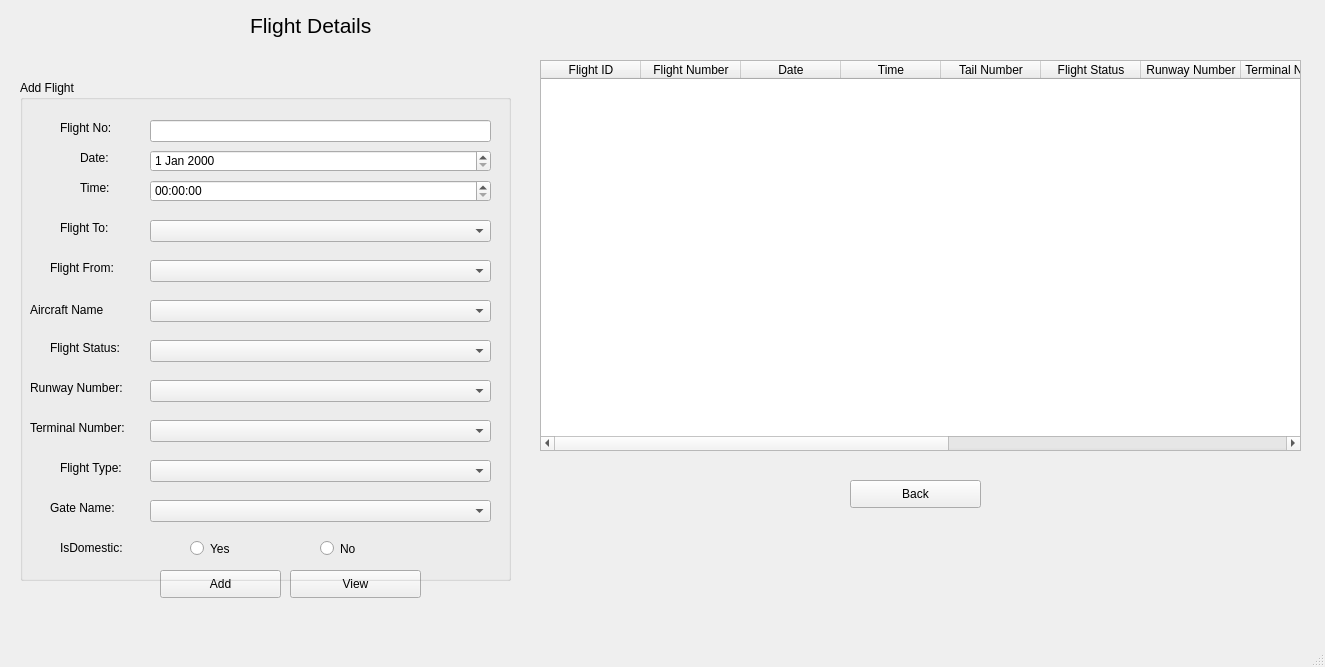
<?xml version="1.0" encoding="UTF-8"?>
<ui version="4.0">
 <class>Flights</class>
 <widget class="QMainWindow" name="Flights">
  <property name="geometry">
   <rect>
    <x>0</x>
    <y>0</y>
    <width>1325</width>
    <height>667</height>
   </rect>
  </property>
  <property name="windowTitle">
   <string>MainWindow</string>
  </property>
  <widget class="QWidget" name="centralwidget">
   <widget class="QPushButton" name="flightBack">
    <property name="geometry">
     <rect>
      <x>850</x>
      <y>480</y>
      <width>131</width>
      <height>28</height>
     </rect>
    </property>
    <property name="font">
     <font>
      <pointsize>9</pointsize>
     </font>
    </property>
    <property name="text">
     <string>Back</string>
    </property>
   </widget>
   <widget class="QPushButton" name="flightAddBtn">
    <property name="geometry">
     <rect>
      <x>160</x>
      <y>570</y>
      <width>121</width>
      <height>28</height>
     </rect>
    </property>
    <property name="font">
     <font>
      <pointsize>9</pointsize>
     </font>
    </property>
    <property name="text">
     <string>Add</string>
    </property>
   </widget>
   <widget class="QLabel" name="label_13">
    <property name="geometry">
     <rect>
      <x>250</x>
      <y>0</y>
      <width>131</width>
      <height>51</height>
     </rect>
    </property>
    <property name="font">
     <font>
      <pointsize>16</pointsize>
     </font>
    </property>
    <property name="text">
     <string>Flight Details</string>
    </property>
   </widget>
   <widget class="QTableWidget" name="FDtable">
    <property name="geometry">
     <rect>
      <x>540</x>
      <y>60</y>
      <width>761</width>
      <height>391</height>
     </rect>
    </property>
    <column>
     <property name="text">
      <string>Flight ID</string>
     </property>
    </column>
    <column>
     <property name="text">
      <string>Flight Number</string>
     </property>
    </column>
    <column>
     <property name="text">
      <string>Date</string>
     </property>
    </column>
    <column>
     <property name="text">
      <string>Time</string>
     </property>
    </column>
    <column>
     <property name="text">
      <string>Tail Number</string>
     </property>
    </column>
    <column>
     <property name="text">
      <string>Flight Status</string>
     </property>
    </column>
    <column>
     <property name="text">
      <string>Runway Number</string>
     </property>
    </column>
    <column>
     <property name="text">
      <string>Terminal Number</string>
     </property>
    </column>
    <column>
     <property name="text">
      <string>Destination</string>
     </property>
    </column>
    <column>
     <property name="text">
      <string>Arrival</string>
     </property>
    </column>
    <column>
     <property name="text">
      <string>Flight Type</string>
     </property>
    </column>
    <column>
     <property name="text">
      <string>Gate Name</string>
     </property>
    </column>
    <column>
     <property name="text">
      <string>Is Domestic</string>
     </property>
    </column>
   </widget>
   <widget class="QPushButton" name="flightView">
    <property name="geometry">
     <rect>
      <x>290</x>
      <y>570</y>
      <width>131</width>
      <height>28</height>
     </rect>
    </property>
    <property name="font">
     <font>
      <pointsize>9</pointsize>
     </font>
    </property>
    <property name="text">
     <string>View</string>
    </property>
   </widget>
   <widget class="QGroupBox" name="groupBox">
    <property name="geometry">
     <rect>
      <x>20</x>
      <y>80</y>
      <width>491</width>
      <height>501</height>
     </rect>
    </property>
    <property name="title">
     <string>Add Flight</string>
    </property>
    <widget class="QLabel" name="label">
     <property name="geometry">
      <rect>
       <x>40</x>
       <y>40</y>
       <width>55</width>
       <height>16</height>
      </rect>
     </property>
     <property name="font">
      <font>
       <pointsize>9</pointsize>
      </font>
     </property>
     <property name="text">
      <string>Flight No:</string>
     </property>
    </widget>
    <widget class="QRadioButton" name="no">
     <property name="geometry">
      <rect>
       <x>300</x>
       <y>460</y>
       <width>82</width>
       <height>17</height>
      </rect>
     </property>
     <property name="font">
      <font>
       <pointsize>9</pointsize>
      </font>
     </property>
     <property name="text">
      <string>No</string>
     </property>
    </widget>
    <widget class="QComboBox" name="RunwayNumber">
     <property name="geometry">
      <rect>
       <x>130</x>
       <y>300</y>
       <width>341</width>
       <height>22</height>
      </rect>
     </property>
     <property name="font">
      <font>
       <pointsize>9</pointsize>
      </font>
     </property>
    </widget>
    <widget class="QRadioButton" name="yes">
     <property name="geometry">
      <rect>
       <x>170</x>
       <y>460</y>
       <width>82</width>
       <height>17</height>
      </rect>
     </property>
     <property name="font">
      <font>
       <pointsize>9</pointsize>
      </font>
     </property>
     <property name="text">
      <string>Yes</string>
     </property>
    </widget>
    <widget class="QLabel" name="label_6">
     <property name="geometry">
      <rect>
       <x>30</x>
       <y>180</y>
       <width>71</width>
       <height>16</height>
      </rect>
     </property>
     <property name="font">
      <font>
       <pointsize>9</pointsize>
      </font>
     </property>
     <property name="text">
      <string>Flight From:</string>
     </property>
    </widget>
    <widget class="QComboBox" name="AircraftName">
     <property name="geometry">
      <rect>
       <x>130</x>
       <y>220</y>
       <width>341</width>
       <height>22</height>
      </rect>
     </property>
     <property name="font">
      <font>
       <pointsize>9</pointsize>
      </font>
     </property>
    </widget>
    <widget class="QComboBox" name="ArrivalFrom">
     <property name="geometry">
      <rect>
       <x>130</x>
       <y>180</y>
       <width>341</width>
       <height>22</height>
      </rect>
     </property>
     <property name="font">
      <font>
       <pointsize>9</pointsize>
      </font>
     </property>
    </widget>
    <widget class="QComboBox" name="FlightStatus">
     <property name="geometry">
      <rect>
       <x>130</x>
       <y>260</y>
       <width>341</width>
       <height>22</height>
      </rect>
     </property>
     <property name="font">
      <font>
       <pointsize>9</pointsize>
      </font>
     </property>
    </widget>
    <widget class="QComboBox" name="FlightType">
     <property name="geometry">
      <rect>
       <x>130</x>
       <y>380</y>
       <width>341</width>
       <height>22</height>
      </rect>
     </property>
     <property name="font">
      <font>
       <pointsize>9</pointsize>
      </font>
     </property>
    </widget>
    <widget class="QLabel" name="label_2">
     <property name="geometry">
      <rect>
       <x>60</x>
       <y>100</y>
       <width>55</width>
       <height>16</height>
      </rect>
     </property>
     <property name="font">
      <font>
       <pointsize>9</pointsize>
      </font>
     </property>
     <property name="text">
      <string>Time:</string>
     </property>
    </widget>
    <widget class="QLabel" name="label_11">
     <property name="geometry">
      <rect>
       <x>40</x>
       <y>460</y>
       <width>81</width>
       <height>16</height>
      </rect>
     </property>
     <property name="font">
      <font>
       <pointsize>9</pointsize>
      </font>
     </property>
     <property name="text">
      <string>IsDomestic:</string>
     </property>
    </widget>
    <widget class="QLabel" name="label_8">
     <property name="geometry">
      <rect>
       <x>10</x>
       <y>340</y>
       <width>101</width>
       <height>16</height>
      </rect>
     </property>
     <property name="font">
      <font>
       <pointsize>9</pointsize>
      </font>
     </property>
     <property name="text">
      <string>Terminal Number:</string>
     </property>
    </widget>
    <widget class="QDateEdit" name="Date">
     <property name="geometry">
      <rect>
       <x>130</x>
       <y>70</y>
       <width>341</width>
       <height>22</height>
      </rect>
     </property>
     <property name="font">
      <font>
       <pointsize>9</pointsize>
      </font>
     </property>
    </widget>
    <widget class="QLabel" name="label_3">
     <property name="geometry">
      <rect>
       <x>10</x>
       <y>220</y>
       <width>101</width>
       <height>20</height>
      </rect>
     </property>
     <property name="font">
      <font>
       <pointsize>9</pointsize>
      </font>
     </property>
     <property name="text">
      <string>Aircraft Name</string>
     </property>
    </widget>
    <widget class="QLabel" name="label_7">
     <property name="geometry">
      <rect>
       <x>10</x>
       <y>300</y>
       <width>101</width>
       <height>16</height>
      </rect>
     </property>
     <property name="font">
      <font>
       <pointsize>9</pointsize>
      </font>
     </property>
     <property name="text">
      <string>Runway Number:</string>
     </property>
    </widget>
    <widget class="QTimeEdit" name="Time">
     <property name="geometry">
      <rect>
       <x>130</x>
       <y>100</y>
       <width>341</width>
       <height>22</height>
      </rect>
     </property>
     <property name="font">
      <font>
       <pointsize>9</pointsize>
      </font>
     </property>
    </widget>
    <widget class="QComboBox" name="DestinationTo">
     <property name="geometry">
      <rect>
       <x>130</x>
       <y>140</y>
       <width>341</width>
       <height>22</height>
      </rect>
     </property>
     <property name="font">
      <font>
       <pointsize>9</pointsize>
      </font>
     </property>
    </widget>
    <widget class="QLabel" name="label_4">
     <property name="geometry">
      <rect>
       <x>30</x>
       <y>260</y>
       <width>81</width>
       <height>16</height>
      </rect>
     </property>
     <property name="font">
      <font>
       <pointsize>9</pointsize>
      </font>
     </property>
     <property name="text">
      <string>Flight Status:</string>
     </property>
    </widget>
    <widget class="QComboBox" name="GateNumber">
     <property name="geometry">
      <rect>
       <x>130</x>
       <y>420</y>
       <width>341</width>
       <height>22</height>
      </rect>
     </property>
     <property name="font">
      <font>
       <pointsize>9</pointsize>
      </font>
     </property>
    </widget>
    <widget class="QLabel" name="label_9">
     <property name="geometry">
      <rect>
       <x>40</x>
       <y>380</y>
       <width>81</width>
       <height>16</height>
      </rect>
     </property>
     <property name="font">
      <font>
       <pointsize>9</pointsize>
      </font>
     </property>
     <property name="text">
      <string>Flight Type:</string>
     </property>
    </widget>
    <widget class="QComboBox" name="TerminalNumber">
     <property name="geometry">
      <rect>
       <x>130</x>
       <y>340</y>
       <width>341</width>
       <height>22</height>
      </rect>
     </property>
     <property name="font">
      <font>
       <pointsize>9</pointsize>
      </font>
     </property>
    </widget>
    <widget class="QLabel" name="label_12">
     <property name="geometry">
      <rect>
       <x>60</x>
       <y>70</y>
       <width>55</width>
       <height>16</height>
      </rect>
     </property>
     <property name="font">
      <font>
       <pointsize>9</pointsize>
      </font>
     </property>
     <property name="text">
      <string>Date:</string>
     </property>
    </widget>
    <widget class="QLabel" name="label_5">
     <property name="geometry">
      <rect>
       <x>40</x>
       <y>140</y>
       <width>55</width>
       <height>16</height>
      </rect>
     </property>
     <property name="font">
      <font>
       <pointsize>9</pointsize>
      </font>
     </property>
     <property name="text">
      <string>Flight To:</string>
     </property>
    </widget>
    <widget class="QLabel" name="label_10">
     <property name="geometry">
      <rect>
       <x>30</x>
       <y>420</y>
       <width>81</width>
       <height>16</height>
      </rect>
     </property>
     <property name="font">
      <font>
       <pointsize>9</pointsize>
      </font>
     </property>
     <property name="text">
      <string>Gate Name: </string>
     </property>
    </widget>
    <widget class="QLineEdit" name="FlightNo">
     <property name="geometry">
      <rect>
       <x>130</x>
       <y>40</y>
       <width>341</width>
       <height>22</height>
      </rect>
     </property>
     <property name="font">
      <font>
       <pointsize>9</pointsize>
      </font>
     </property>
    </widget>
   </widget>
  </widget>
  <widget class="QMenuBar" name="menubar">
   <property name="geometry">
    <rect>
     <x>0</x>
     <y>0</y>
     <width>1325</width>
     <height>26</height>
    </rect>
   </property>
  </widget>
  <widget class="QStatusBar" name="statusbar"/>
 </widget>
 <resources/>
 <connections/>
</ui>
